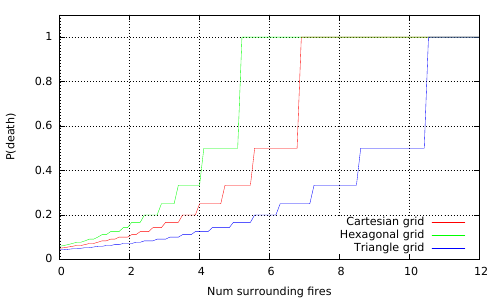

Generate this figure with gnuplot:
set terminal pdfcairo
set output 'ffdeath.pdf'
round(x) = x - floor(x) < 0.5 ? floor(x) : ceil(x)
f(x) = 1.0/(round(1.45**(8-x)))
g(x) = 1.0/(round(1.6**(6-x)))
h(x) = 1.0/(round(1.3**(12-x)))

i(x) = x < 8 ? f(x) : f(8)
j(x) = x < 6 ? g(x) : g(6)

set xrange [0:12]
set yrange [0:1.1]
set grid

set key right bottom

set xlabel 'Num surrounding fires'
set ylabel 'P(death)'

plot i(x) with lines title 'Cartesian grid', j(x) with lines title 'Hexagonal grid', h(x) with lines title 'Triangle grid'

